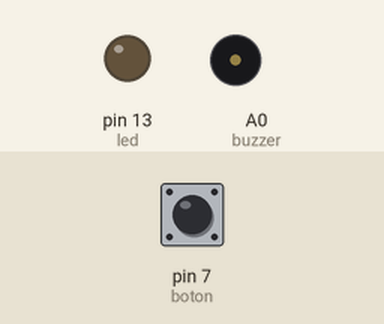
This sketch was run on a simulated Arduino Uno, built with avr-gcc and run on an emulated ATmega328P. On the bench: output pins drawn as LEDs (lit = HIGH), buzzer (waves = sounding). Dashed ring = blinking. The test bench sets the inputs (shaded band); at power-on: pin 7 (boton) LOW.

Above: at 1.2 s.
1.3 s: pin 7 (boton) pulled HIGH for 0.15 s
At 1.68 s:
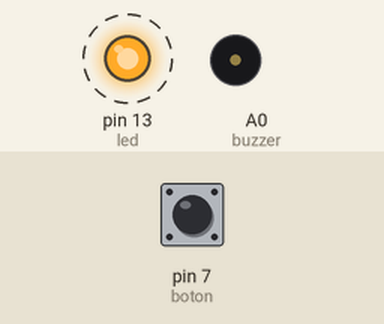
4.3 s: pin 7 (boton) pulled HIGH for 3.2 s
Timing chart, 0 to 11.6 s (numbered marks = the images above; inputs shaded):
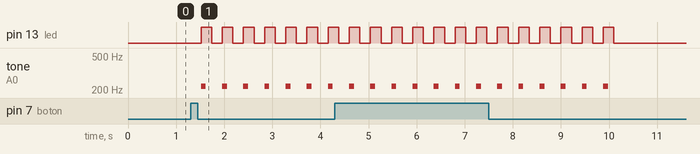

Measured:
- after the input at 1.3 s, pin 13 (led): alternates HIGH for 0.22 s and LOW for 0.22 s, starting after 0.22 s; tone on A0 (buzzer): alternates 220 Hz for 0.10 s and silent for 0.34 s, starting after 0.22 s

The sketch:

alarma.ino
```cpp
int buzzer = A0;
int boton =7;
int led=13;
int vb=0;
void setup() {
  pinMode(buzzer,OUTPUT);
  pinMode(boton,INPUT);
  pinMode(led,OUTPUT);
}

void loop() {
  vb= digitalRead(boton);
  if(vb==HIGH){
    for( int i=0;i<10;i++){
      delay(220);
      tone(buzzer,220,100);
      digitalWrite(led, HIGH);
      delay(220);
      noTone(buzzer);
      digitalWrite(led,LOW);


    }
  }

}
```
